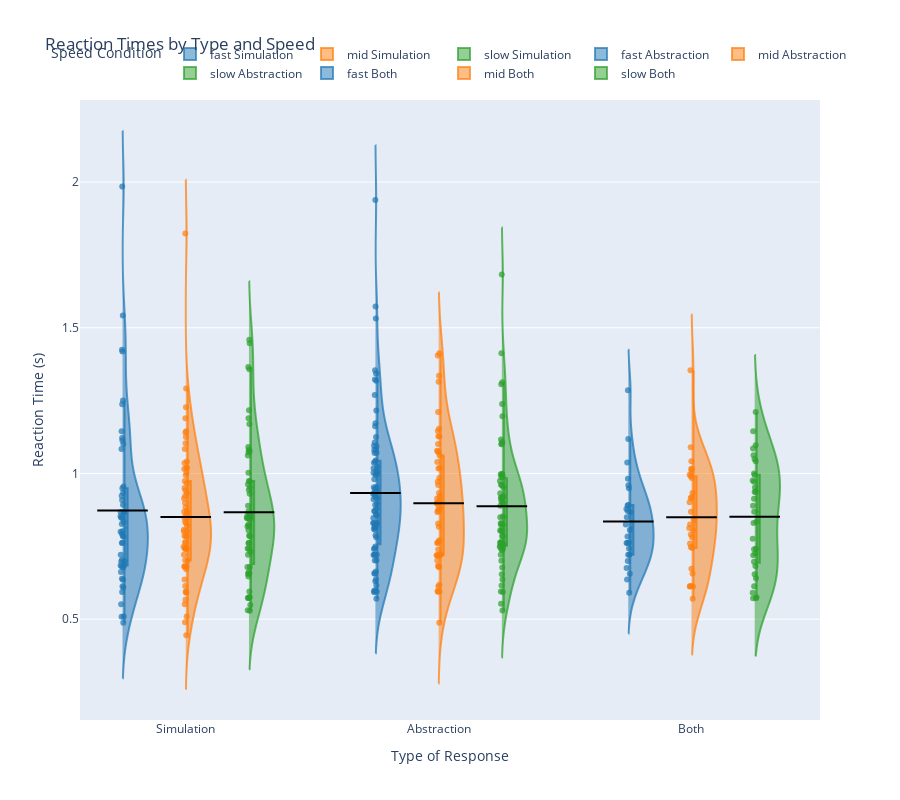

Notebook source saved alongside this figure:
### Code cell
import pandas as pd
import plotly.graph_objects as go

# Create an empty list to store all data frames
all_data = []

ball_speed_order = ["fast", "mid", "slow"]

# Loop through all speeds
for speed_idx, speed in enumerate(all_speeds):
    # Get your data as before
    rt_dubs = get_rt(speed, hypothesis="both", include_dubtrials="only", return_df=True)
    rt_separate = get_rt(speed, hypothesis="both", include_dubtrials=False, return_df=True)
    sim_rt = rt_separate["simulation"]["rt"]
    abs_rt = rt_separate["abstraction"]["rt"]
    both_rt = rt_dubs["sim + abs"]["rt"]
    
    # Create a DataFrame with a speed column to differentiate the iterations
    speed_name = ball_speed_order[speed_idx]
    
    sim_df = pd.DataFrame({
        'Reaction Time': sim_rt,
        'Type': 'Simulation',
        'Speed': speed_name
    })
    
    abs_df = pd.DataFrame({
        'Reaction Time': abs_rt,
        'Type': 'Abstraction',
        'Speed': speed_name
    })
    
    both_df = pd.DataFrame({
        'Reaction Time': both_rt,
        'Type': 'Both',
        'Speed': speed_name
    })
    
    # Append all DataFrames to our list
    all_data.extend([sim_df, abs_df, both_df])

# Combine all the data into a single DataFrame
combined_data = pd.concat(all_data, ignore_index=True)

# Create the plot
fig = go.Figure()

# Define colors and positions for each condition
colors = {'fast': 'rgba(31, 119, 180, 0.7)', 'mid': 'rgba(255, 127, 14, 0.7)', 'slow': 'rgba(44, 160, 44, 0.7)'}
types = ['Simulation', 'Abstraction', 'Both']

# Add all violin plots grouped by Type and colored by Speed
for i, type_name in enumerate(types):
    for j, speed_name in enumerate(ball_speed_order):
        subset = combined_data[(combined_data['Type'] == type_name) & (combined_data['Speed'] == speed_name)]
        
        # Calculate position with offset for each speed within a type group
        position = i + (j - 1) * 0.25
        
        fig.add_trace(go.Violin(
            x=[position] * len(subset),  # Position on x-axis
            y=subset['Reaction Time'],
            name=f"{speed_name} {type_name}",
            box_visible=True,
            meanline_visible=True,
            points='all',
            jitter=0.1,
            pointpos=0,
            line_color=colors[speed_name],
            showlegend=True,
            side='positive',
            width=0.2,
            spanmode='soft'
        ))

# Add mean lines for each type per condition
for i, type_name in enumerate(types):
    for j, speed_name in enumerate(ball_speed_order):
        subset = combined_data[(combined_data['Type'] == type_name) & (combined_data['Speed'] == speed_name)]
        mean_rt = subset['Reaction Time'].mean()
        
        # Calculate position with offset for each speed within a type group
        position = i + (j - 1) * 0.25
        
        fig.add_trace(go.Scatter(
            x=[position - 0.1, position + 0.1],
            y=[mean_rt, mean_rt],
            mode='lines',
            line=dict(color='black', width=2),
            name=f"Mean {speed_name} {type_name}",
            showlegend=False
        ))

# Update layout
fig.update_layout(
    title="Reaction Times by Type and Speed",
    yaxis_title="Reaction Time (s)",
    violinmode='overlay',
    height=800,
    xaxis=dict(
        tickmode='array',
        tickvals=[0, 1, 2],
        ticktext=types,
        title="Type of Response"
    ),
    legend_title="Speed Condition",
    legend=dict(
        orientation="h",
        yanchor="bottom",
        y=1.02,
        xanchor="center",
        x=0.5
    )
)

fig.show()

### Figure 1 — Plotly figure (JSON) as saved in the notebook; plotly's stock layout.template omitted (floating-point values rounded to 4 significant figures)
{"data": [{"box": {"visible": true}, "jitter": 0.1, "line": {"color": "rgba(31, 119, 180, 0.7)"}, "meanline": {"visible": true}, "name": "fast Simulation", "pointpos": 0, "points": "all", "showlegend": true, "side": "positive", "spanmode": "soft", "type": "violin", "width": 0.2, "x": [-0.25, -0.25, -0.25, -0.25, -0.25, -0.25, -0.25, -0.25, -0.25, -0.25, -0.25, -0.25, -0.25, -0.25, -0.25, -0.25, -0.25, -0.25, -0.25, -0.25, -0.25, -0.25, -0.25, -0.25, -0.25, -0.25, -0.25, -0.25, -0.25, -0.25, -0.25, -0.25, -0.25, -0.25, -0.25, -0.25, -0.25, -0.25, -0.25, -0.25, -0.25, -0.25, -0.25, -0.25, -0.25, -0.25, -0.25, -0.25, -0.25, -0.25, -0.25, -0.25, -0.25, -0.25, -0.25, -0.25, -0.25], "y": [0.7041, 0.8015, null, 1.238, null, 0.677, 1.113, null, 1.542, 1.122, 0.866, 1.418, 0.849, 0.8001, 0.8927, 0.7841, 0.6842, 0.8678, 0.9548, 0.6982, 0.9091, 0.613, 0.8265, 0.8467, 0.7854, 0.6844, null, 1.985, 1.101, 0.9338, 0.509, 0.5935, 0.5085, 0.5508, 0.7212, 0.6387, null, 1.145, 1.084, 0.7929, 0.9232, 0.8337, 1.251, null, 0.853, 0.6085, 0.7616, 0.9494, 1.425, 0.7618, 0.868, 0.6615, 0.6811, null, 0.6989, 0.4875, 0.6353]}, {"box": {"visible": true}, "jitter": 0.1, "line": {"color": "rgba(255, 127, 14, 0.7)"}, "meanline": {"visible": true}, "name": "mid Simulation", "pointpos": 0, "points": "all", "showlegend": true, "side": "positive", "spanmode": "soft", "type": "violin", "width": 0.2, "x": [0, 0, 0, 0, 0, 0, 0, 0, 0, 0, 0, 0, 0, 0, 0, 0, 0, 0, 0, 0, 0, 0, 0, 0, 0, 0, 0, 0, 0, 0, 0, 0, 0, 0, 0, 0, 0, 0, 0, 0, 0, 0, 0, 0, 0, 0, 0, 0, 0, 0, 0, 0, 0, 0, 0, 0, 0, 0, 0, 0, 0, 0, 0, 0, 0, 0, 0, 0, 0, 0, 0, 0, 0, 0], "y": [0.8554, 0.847, 1.145, 0.9145, 0.6812, 0.7488, 0.8983, 0.9503, 0.8018, 0.9664, 0.9743, 1.141, null, 0.8843, null, null, 0.5666, 0.9424, 0.9228, 0.8201, 0.8646, 0.7841, 0.6993, 0.7859, 0.742, 0.7404, 0.8071, 0.7833, 0.7441, 0.7413, 0.8708, null, 1.104, 1.019, null, 1.227, 1.125, 1.019, 1.041, 0.9939, 0.9321, 0.5514, 0.4891, 0.6796, 0.5095, 0.591, 0.5951, 0.5933, 1.292, 1.189, 1.084, 1.002, 1.823, null, 0.8014, 1.036, 0.8683, 0.7644, 1.015, 0.8345, 0.8292, 0.7627, 0.746, null, null, 0.6809, 0.8482, 0.7213, 0.681, 0.4451, 0.7023, 0.6363, 0.6711, 0.6139]}, {"box": {"visible": true}, "jitter": 0.1, "line": {"color": "rgba(44, 160, 44, 0.7)"}, "meanline": {"visible": true}, "name": "slow Simulation", "pointpos": 0, "points": "all", "showlegend": true, "side": "positive", "spanmode": "soft", "type": "violin", "width": 0.2, "x": [0.25, 0.25, 0.25, 0.25, 0.25, 0.25, 0.25, 0.25, 0.25, 0.25, 0.25, 0.25, 0.25, 0.25, 0.25, 0.25, 0.25, 0.25, 0.25, 0.25, 0.25, 0.25, 0.25, 0.25, 0.25, 0.25, 0.25, 0.25, 0.25, 0.25, 0.25, 0.25, 0.25, 0.25, 0.25, 0.25, 0.25, 0.25, 0.25, 0.25, 0.25, 0.25, 0.25, 0.25, 0.25, 0.25, 0.25, 0.25, 0.25, 0.25, 0.25, 0.25, 0.25, 0.25, 0.25, 0.25, 0.25, 0.25, 0.25, 0.25, 0.25], "y": [1.366, null, 0.9436, 0.9301, 0.9514, 0.8891, 1.091, 1.447, null, 1.358, 1.003, 0.8614, 0.8598, 0.7312, 0.8527, null, 0.7621, 0.7872, 0.6791, 0.8054, 1.169, null, 0.9734, 0.8464, 1.189, 1.082, 0.8706, 0.8559, 0.5723, 0.5724, 0.5953, 0.5486, 0.5286, null, 0.5749, 0.5305, 0.818, 0.9626, 0.6463, 1.217, 1.459, 0.8207, 1.062, 0.7845, 0.8412, 1.072, 0.8245, 0.742, 0.6568, 0.8482, 0.9742, 0.7428, null, 0.6786, 0.7607, 0.8461, 0.7207, 1.077, 0.6552, 0.6621, 0.5756]}, {"box": {"visible": true}, "jitter": 0.1, "line": {"color": "rgba(31, 119, 180, 0.7)"}, "meanline": {"visible": true}, "name": "fast Abstraction", "pointpos": 0, "points": "all", "showlegend": true, "side": "positive", "spanmode": "soft", "type": "violin", "width": 0.2, "x": [0.75, 0.75, 0.75, 0.75, 0.75, 0.75, 0.75, 0.75, 0.75, 0.75, 0.75, 0.75, 0.75, 0.75, 0.75, 0.75, 0.75, 0.75, 0.75, 0.75, 0.75, 0.75, 0.75, 0.75, 0.75, 0.75, 0.75, 0.75, 0.75, 0.75, 0.75, 0.75, 0.75, 0.75, 0.75, 0.75, 0.75, 0.75, 0.75, 0.75, 0.75, 0.75, 0.75, 0.75, 0.75, 0.75, 0.75, 0.75, 0.75, 0.75, 0.75, 0.75, 0.75, 0.75, 0.75, 0.75, 0.75, 0.75, 0.75, 0.75, 0.75, 0.75, 0.75, 0.75, 0.75, 0.75, 0.75, 0.75, 0.75, 0.75, 0.75, 0.75, 0.75, 0.75, 0.75, 0.75, 0.75, 0.75, 0.75, 0.75, 0.75, 0.75, 0.75, 0.75, 0.75, 0.75, 0.75, 0.75, 0.75], "y": [0.8475, 1.037, 1.216, 0.928, 1.071, 0.9801, 0.8104, 1.01, 1.939, null, 1.172, null, 0.919, null, 0.7491, 1.343, 1.532, 1.354, 1.107, null, 0.7214, 0.9965, 0.9113, 0.7019, 0.741, 0.8253, 0.7212, 0.8292, 1.573, null, null, null, 1.081, 1.04, 1.318, 1.269, 1.125, 1.002, 0.9355, 0.9536, 1.083, 0.8297, null, 0.816, 0.8305, 0.616, 0.5922, 0.658, 0.5991, 0.5958, 0.5704, 0.6364, 0.5953, 0.7431, null, 0.6303, 1.322, null, 0.8798, 0.8709, 0.9156, 1.093, 0.9474, 1.045, 0.8562, 0.859, 0.8143, 0.8707, 1.023, 0.8266, 0.9416, 0.9302, 0.9953, 0.9526, 1.162, 0.7814, 0.897, 1.018, 1.07, 0.701, 1.002, 0.7215, 0.6561, 1.095, 0.7881, 0.8064, 0.8917, 0.7205, 0.6637]}, {"box": {"visible": true}, "jitter": 0.1, "line": {"color": "rgba(255, 127, 14, 0.7)"}, "meanline": {"visible": true}, "name": "mid Abstraction", "pointpos": 0, "points": "all", "showlegend": true, "side": "positive", "spanmode": "soft", "type": "violin", "width": 0.2, "x": [1, 1, 1, 1, 1, 1, 1, 1, 1, 1, 1, 1, 1, 1, 1, 1, 1, 1, 1, 1, 1, 1, 1, 1, 1, 1, 1, 1, 1, 1, 1, 1, 1, 1, 1, 1, 1, 1, 1, 1, 1, 1, 1, 1, 1, 1, 1, 1, 1, 1, 1, 1, 1, 1, 1, 1, 1, 1, 1, 1, 1, 1, 1, 1], "y": [1.315, null, 0.984, 0.8759, 0.9074, 1.126, null, 0.7389, 0.9197, null, 1.154, 0.8691, 0.9141, 1.078, 1.076, null, 1.413, 0.7195, 0.7616, 0.7624, 0.7173, 0.8286, null, null, 1.101, 1.062, 1.039, 0.868, 1.017, 1.072, null, 0.6832, 0.6119, 0.5956, 0.5945, 0.4878, 0.5945, 0.7189, null, 1.335, 1.405, 1.127, null, 1.146, 0.8755, 0.8172, 1.02, 1.211, 0.8971, 0.7668, 0.9334, 0.9716, 0.9605, 0.8994, 0.8913, 0.7709, 0.6179, 0.7231, 0.6801, 0.6786, null, 0.7197, 0.7016, 0.719]}, {"box": {"visible": true}, "jitter": 0.1, "line": {"color": "rgba(44, 160, 44, 0.7)"}, "meanline": {"visible": true}, "name": "slow Abstraction", "pointpos": 0, "points": "all", "showlegend": true, "side": "positive", "spanmode": "soft", "type": "violin", "width": 0.2, "x": [1.25, 1.25, 1.25, 1.25, 1.25, 1.25, 1.25, 1.25, 1.25, 1.25, 1.25, 1.25, 1.25, 1.25, 1.25, 1.25, 1.25, 1.25, 1.25, 1.25, 1.25, 1.25, 1.25, 1.25, 1.25, 1.25, 1.25, 1.25, 1.25, 1.25, 1.25, 1.25, 1.25, 1.25, 1.25, 1.25, 1.25, 1.25, 1.25, 1.25, 1.25, 1.25, 1.25, 1.25, 1.25, 1.25, 1.25, 1.25, 1.25, 1.25, 1.25, 1.25, 1.25, 1.25, 1.25, 1.25, 1.25, 1.25, 1.25, 1.25, 1.25, 1.25, 1.25, 1.25], "y": [1.117, null, 0.9176, 0.8522, 0.9953, 1.413, 0.8296, 1.196, 1.239, 1.108, 0.9873, 0.9178, 0.7487, 0.898, 0.9211, 0.9616, 0.8291, 0.9163, 0.7683, 1.682, 0.756, 0.8024, 0.8045, 0.7851, 0.7622, null, 0.7213, 0.785, 0.8896, null, 1.313, 0.9321, 0.9969, 0.9738, 0.9607, 0.5531, 0.6539, 0.7429, 0.5932, 0.5296, 0.5951, 0.7001, 0.6358, null, 0.9076, 0.9888, 1.306, 0.7366, 0.8496, 0.8215, 0.9987, 0.824, null, 1.102, 0.9018, 0.7616, 0.7624, 0.8039, 0.9528, 0.7502, 1.1, 0.677, 0.6157, 0.74]}, {"box": {"visible": true}, "jitter": 0.1, "line": {"color": "rgba(31, 119, 180, 0.7)"}, "meanline": {"visible": true}, "name": "fast Both", "pointpos": 0, "points": "all", "showlegend": true, "side": "positive", "spanmode": "soft", "type": "violin", "width": 0.2, "x": [1.75, 1.75, 1.75, 1.75, 1.75, 1.75, 1.75, 1.75, 1.75, 1.75, 1.75, 1.75, 1.75, 1.75, 1.75, 1.75, 1.75, 1.75, 1.75, 1.75, 1.75, 1.75, 1.75, 1.75, 1.75, 1.75, 1.75, 1.75, 1.75, 1.75], "y": [0.8495, null, 0.8779, null, 0.8916, 0.8903, 0.9821, 0.806, 0.7627, 0.7206, null, 0.8246, 1.118, 1.038, 0.7428, 0.6759, 0.5905, 1.285, 0.9597, null, 0.871, 0.9489, 0.7613, 0.7611, 0.6559, 0.6992, 0.8665, 0.784, 0.7215, 0.636]}, {"box": {"visible": true}, "jitter": 0.1, "line": {"color": "rgba(255, 127, 14, 0.7)"}, "meanline": {"visible": true}, "name": "mid Both", "pointpos": 0, "points": "all", "showlegend": true, "side": "positive", "spanmode": "soft", "type": "violin", "width": 0.2, "x": [2, 2, 2, 2, 2, 2, 2, 2, 2, 2, 2, 2, 2, 2, 2, 2, 2, 2, 2, 2, 2, 2, 2, 2, 2, 2, 2, 2, 2, 2, 2, 2, 2], "y": [1.042, 1.355, 0.9956, null, 0.9907, 0.9846, 1.016, 0.841, 0.9326, 0.9184, 0.8688, 0.7903, 0.7811, 0.8248, 0.7441, 0.6729, 0.9149, 1.016, 0.6132, 0.6119, 0.6142, 0.6124, 0.57, 1.005, 0.8125, 0.9013, 1.09, null, 0.805, 0.7475, null, 0.7598, 0.6567]}, {"box": {"visible": true}, "jitter": 0.1, "line": {"color": "rgba(44, 160, 44, 0.7)"}, "meanline": {"visible": true}, "name": "slow Both", "pointpos": 0, "points": "all", "showlegend": true, "side": "positive", "spanmode": "soft", "type": "violin", "width": 0.2, "x": [2.25, 2.25, 2.25, 2.25, 2.25, 2.25, 2.25, 2.25, 2.25, 2.25, 2.25, 2.25, 2.25, 2.25, 2.25, 2.25, 2.25, 2.25, 2.25, 2.25, 2.25, 2.25, 2.25, 2.25, 2.25, 2.25, 2.25, 2.25, 2.25, 2.25, 2.25, 2.25, 2.25, 2.25, 2.25, 2.25, 2.25, 2.25, 2.25], "y": [0.776, 0.6824, 0.9715, 0.9998, 1.05, null, 1.062, 0.9131, 0.9362, 1.097, 0.7398, 0.697, 0.7252, null, null, 1.145, 1.21, 0.9758, null, 0.8892, 0.7421, 0.5716, 0.5715, 0.5906, 0.5755, 1.086, 0.9381, null, 0.7198, 0.8687, 1.042, 0.9521, 0.8298, 0.8347, 0.6537, null, 0.9943, 0.613, 0.6401]}, {"line": {"color": "black", "width": 2}, "mode": "lines", "name": "Mean fast Simulation", "showlegend": false, "type": "scatter", "x": [-0.35, -0.15], "y": [0.8728, 0.8728]}, {"line": {"color": "black", "width": 2}, "mode": "lines", "name": "Mean mid Simulation", "showlegend": false, "type": "scatter", "x": [-0.1, 0.1], "y": [0.8507, 0.8507]}, {"line": {"color": "black", "width": 2}, "mode": "lines", "name": "Mean slow Simulation", "showlegend": false, "type": "scatter", "x": [0.15, 0.35], "y": [0.8668, 0.8668]}, {"line": {"color": "black", "width": 2}, "mode": "lines", "name": "Mean fast Abstraction", "showlegend": false, "type": "scatter", "x": [0.65, 0.85], "y": [0.9326, 0.9326]}, {"line": {"color": "black", "width": 2}, "mode": "lines", "name": "Mean mid Abstraction", "showlegend": false, "type": "scatter", "x": [0.9, 1.1], "y": [0.8976, 0.8976]}, {"line": {"color": "black", "width": 2}, "mode": "lines", "name": "Mean slow Abstraction", "showlegend": false, "type": "scatter", "x": [1.15, 1.35], "y": [0.8879, 0.8879]}, {"line": {"color": "black", "width": 2}, "mode": "lines", "name": "Mean fast Both", "showlegend": false, "type": "scatter", "x": [1.65, 1.85], "y": [0.8354, 0.8354]}, {"line": {"color": "black", "width": 2}, "mode": "lines", "name": "Mean mid Both", "showlegend": false, "type": "scatter", "x": [1.9, 2.1], "y": [0.8496, 0.8496]}, {"line": {"color": "black", "width": 2}, "mode": "lines", "name": "Mean slow Both", "showlegend": false, "type": "scatter", "x": [2.15, 2.35], "y": [0.8513, 0.8513]}], "layout": {"height": 800, "legend": {"orientation": "h", "title": {"text": "Speed Condition"}, "x": 0.5, "xanchor": "center", "y": 1.02, "yanchor": "bottom"}, "title": {"text": "Reaction Times by Type and Speed"}, "violinmode": "overlay", "xaxis": {"tickmode": "array", "ticktext": ["Simulation", "Abstraction", "Both"], "tickvals": [0, 1, 2], "title": {"text": "Type of Response"}}, "yaxis": {"title": {"text": "Reaction Time (s)"}}}}
